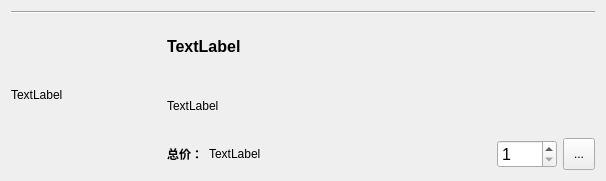
<?xml version="1.0" encoding="UTF-8"?>
<ui version="4.0">
 <class>GoodsWithQuantityForm</class>
 <widget class="QWidget" name="GoodsWithQuantityForm">
  <property name="geometry">
   <rect>
    <x>0</x>
    <y>0</y>
    <width>606</width>
    <height>179</height>
   </rect>
  </property>
  <property name="maximumSize">
   <size>
    <width>16777215</width>
    <height>200</height>
   </size>
  </property>
  <property name="windowTitle">
   <string>Form</string>
  </property>
  <layout class="QVBoxLayout" name="verticalLayout_2">
   <item>
    <widget class="Line" name="line">
     <property name="orientation">
      <enum>Qt::Horizontal</enum>
     </property>
    </widget>
   </item>
   <item>
    <layout class="QHBoxLayout" name="horizontalLayout">
     <item>
      <widget class="QLabel" name="labelImage">
       <property name="sizePolicy">
        <sizepolicy hsizetype="Fixed" vsizetype="Fixed">
         <horstretch>0</horstretch>
         <verstretch>0</verstretch>
        </sizepolicy>
       </property>
       <property name="minimumSize">
        <size>
         <width>150</width>
         <height>150</height>
        </size>
       </property>
       <property name="maximumSize">
        <size>
         <width>150</width>
         <height>16777215</height>
        </size>
       </property>
       <property name="text">
        <string>TextLabel</string>
       </property>
      </widget>
     </item>
     <item>
      <layout class="QVBoxLayout" name="verticalLayout">
       <item>
        <widget class="QLabel" name="labelGoodsName">
         <property name="sizePolicy">
          <sizepolicy hsizetype="Preferred" vsizetype="Minimum">
           <horstretch>0</horstretch>
           <verstretch>0</verstretch>
          </sizepolicy>
         </property>
         <property name="font">
          <font>
           <pointsize>12</pointsize>
           <bold>true</bold>
          </font>
         </property>
         <property name="text">
          <string>TextLabel</string>
         </property>
        </widget>
       </item>
       <item>
        <widget class="QLabel" name="labelShopName">
         <property name="sizePolicy">
          <sizepolicy hsizetype="Preferred" vsizetype="Minimum">
           <horstretch>0</horstretch>
           <verstretch>0</verstretch>
          </sizepolicy>
         </property>
         <property name="text">
          <string>TextLabel</string>
         </property>
        </widget>
       </item>
       <item>
        <layout class="QHBoxLayout" name="horizontalLayout_2">
         <item>
          <widget class="QLabel" name="label">
           <property name="sizePolicy">
            <sizepolicy hsizetype="Fixed" vsizetype="Minimum">
             <horstretch>0</horstretch>
             <verstretch>0</verstretch>
            </sizepolicy>
           </property>
           <property name="font">
            <font>
             <bold>true</bold>
            </font>
           </property>
           <property name="text">
            <string>总价：</string>
           </property>
          </widget>
         </item>
         <item>
          <widget class="QLabel" name="labelTotalPrice">
           <property name="sizePolicy">
            <sizepolicy hsizetype="Preferred" vsizetype="Minimum">
             <horstretch>0</horstretch>
             <verstretch>0</verstretch>
            </sizepolicy>
           </property>
           <property name="text">
            <string>TextLabel</string>
           </property>
          </widget>
         </item>
         <item>
          <widget class="QSpinBox" name="spinBox">
           <property name="sizePolicy">
            <sizepolicy hsizetype="Fixed" vsizetype="Fixed">
             <horstretch>0</horstretch>
             <verstretch>0</verstretch>
            </sizepolicy>
           </property>
           <property name="minimumSize">
            <size>
             <width>60</width>
             <height>0</height>
            </size>
           </property>
           <property name="font">
            <font>
             <pointsize>12</pointsize>
            </font>
           </property>
           <property name="minimum">
            <number>1</number>
           </property>
          </widget>
         </item>
         <item>
          <widget class="QToolButton" name="buttonDelete">
           <property name="minimumSize">
            <size>
             <width>32</width>
             <height>32</height>
            </size>
           </property>
           <property name="text">
            <string>...</string>
           </property>
          </widget>
         </item>
        </layout>
       </item>
      </layout>
     </item>
    </layout>
   </item>
  </layout>
 </widget>
 <resources/>
 <connections/>
</ui>
